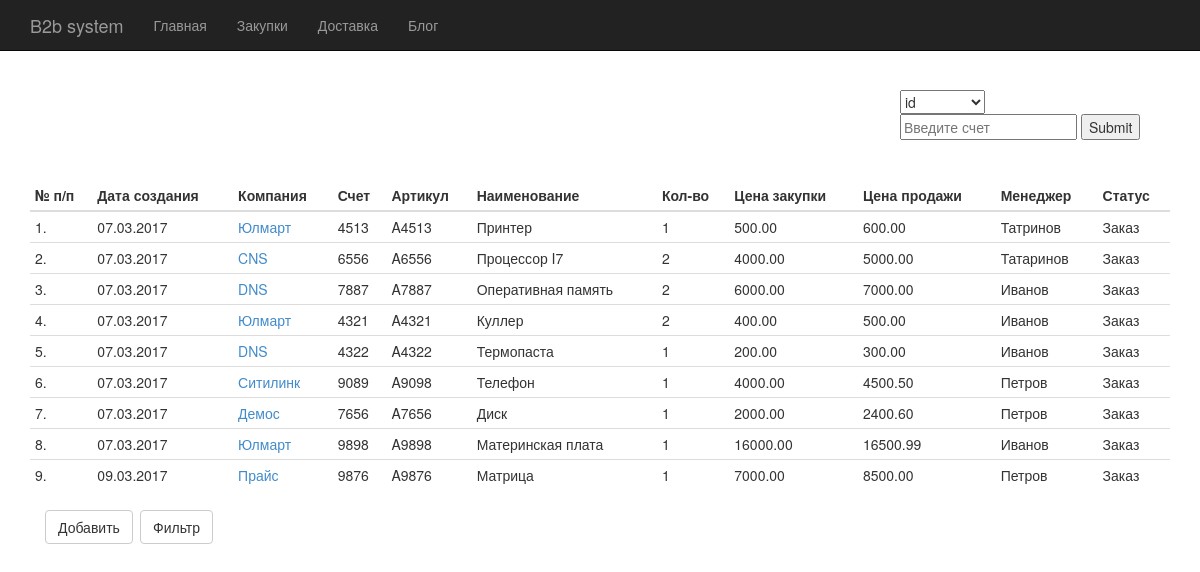
The app's page /zakupki/ with its own data.
### Zakupki/models.py (models this page shows, shortened)
class Zakupki(models.Model):
	create_at = models.DateField(auto_now=True, verbose_name='Дата создания')
	company = models.CharField(max_length=50, verbose_name='Компания')
	score = models.CharField(max_length=40, verbose_name='Счет')
	code = models.CharField(max_length=40, verbose_name='Артикл')
	name = models.CharField(max_length=100, verbose_name='Наименование')
	col = models.IntegerField(verbose_name='Количество')
	price = models.DecimalField(max_digits = 10, decimal_places = 2, verbose_name='Цена закупки')
	price_sel = models.DecimalField(max_digits = 10, decimal_places = 2, verbose_name='Цена продажи')
	manager = models.CharField(max_length=50, verbose_name='Менеджер')
	status = models.CharField(max_length=20, verbose_name='Статус')
	class Meta:
		verbose_name='Закупкf'
		verbose_name_plural='Закупки'

### Zakupki/views.py (the view)
class indexlist(ListView):
	template_name = 'zakaz.html'
	model = Zakupki
	def dispatch(self, request, *args, **kwargs):
		self.test_field = request.GET.get('test_field')
		self.search = request.GET.get('search')
		return super(indexlist, self).dispatch(request, *args, **kwargs)
	def get_queryset(self):
		queryset = Zakupki.objects.all()
		if self.search:
			queryset = queryset.filter(score=self.search)
		if self.test_field:
			queryset = queryset.order_by(self.test_field)
		return queryset

### templates/zakaz.html (shortened to what this page needs)
{% extends 'base.html' %}
{% block zakaz %}
<div class="container-fluid">
	<div class="starter-template">
        <div class="row">
            <div class="col-lg-3 col-lg-offset-9">
		        <form action="">
			        <select name="test_field">
				        <option value="id">id</option>
			        </select>
			        <input type="text" name="search" placeholder="Введите счет">
			        <input type="submit">
		        </form>
             </div>
        </div>
	</div>
	<div class="row">
        <div class="col-lg-12">
            <div class="table-responsive ">
                <table class="table table-hover table-condensed">
                    <thead>
                    <tr class="text-center">
                        <th>№ п/п</th>
                        <th>Дата создания</th>
                        <th>Компания</th>
                        <th>Счет</th>
                        <th>Артикул</th>
                        <th>Наименование</th>
                        <th>Кол-во</th>
                        <th>Цена закупки</th>
                        <th>Цена продажи</th>
                        <th>Менеджер</th>
                        <th>Статус</th>
                    </tr>
                    </thead>
                {% for i in object_list %}
                    <tr>
		                <td>{{ forloop.counter }}.</td>
		                <td>{{ i.create_at | date:"d.m.Y" }}</td>
                        <td> <a href="zakaz_detail/{{ i.id }}">{{ i.company }} </a></td>
		                <td>{{ i.score }}</td>
		                <td>{{ i.code }}</td>
		                <td>{{ i.name }}</td>
		                <td>{{ i.col }}</td>
		                <td>{{ i.price }}</td>
		                <td>{{ i.price_sel }}</td>
		                <td>{{ i.manager }}</td>
		                <td>{{ i.status }} </td>
                    </tr>
                {% endfor %}
                </table>
            </div>
        </div>
	</div>
	<div class="col-lg-1">
	<form action="zakaz_add">
		<button class="btn btn-default" type="submit">Добавить</button>
	</form>
	</div>
	<div class="col-lg-1 ">
	<form action="company_zakaz">
		<button class="btn btn-default" type="submit">Фильтр</button>
	</form>
	</div>
</div>
{% endblock %}

### static/style.css (style rules this page uses)
body { padding-top: 50px; }
.starter-template { padding: 40px 15px; }

### records on screen
Zakupki: create_at "07.03.2017", company "Юлмарт", score "4513", code "A4513", name "Принтер", col "1", price "500.00", price_sel "600.00", manager "Татринов", status "Заказ"
Zakupki: create_at "07.03.2017", company "CNS", score "6556", code "A6556", name "Процессор I7", col "2", price "4000.00", price_sel "5000.00", manager "Татаринов", status "Заказ"
Zakupki: create_at "07.03.2017", company "DNS", score "7887", code "A7887", name "Оперативная память", col "2", price "6000.00", price_sel "7000.00", manager "Иванов", status "Заказ"
Zakupki: create_at "07.03.2017", company "Юлмарт", score "4321", code "A4321", name "Куллер", col "2", price "400.00", price_sel "500.00", manager "Иванов", status "Заказ"
Zakupki: create_at "07.03.2017", company "DNS", score "4322", code "A4322", name "Термопаста", col "1", price "200.00", price_sel "300.00", manager "Иванов", status "Заказ"
Zakupki: create_at "07.03.2017", company "Ситилинк", score "9089", code "A9098", name "Телефон", col "1", price "4000.00", price_sel "4500.50", manager "Петров", status "Заказ"
Zakupki: create_at "07.03.2017", company "Демос", score "7656", code "A7656", name "Диск", col "1", price "2000.00", price_sel "2400.60", manager "Петров", status "Заказ"
Zakupki: create_at "07.03.2017", company "Юлмарт", score "9898", code "A9898", name "Материнская плата", col "1", price "16000.00", price_sel "16500.99", manager "Иванов", status "Заказ"
Zakupki: create_at "09.03.2017", company "Прайс", score "9876", code "A9876", name "Матрица", col "1", price "7000.00", price_sel "8500.00", manager "Петров", status "Заказ"
